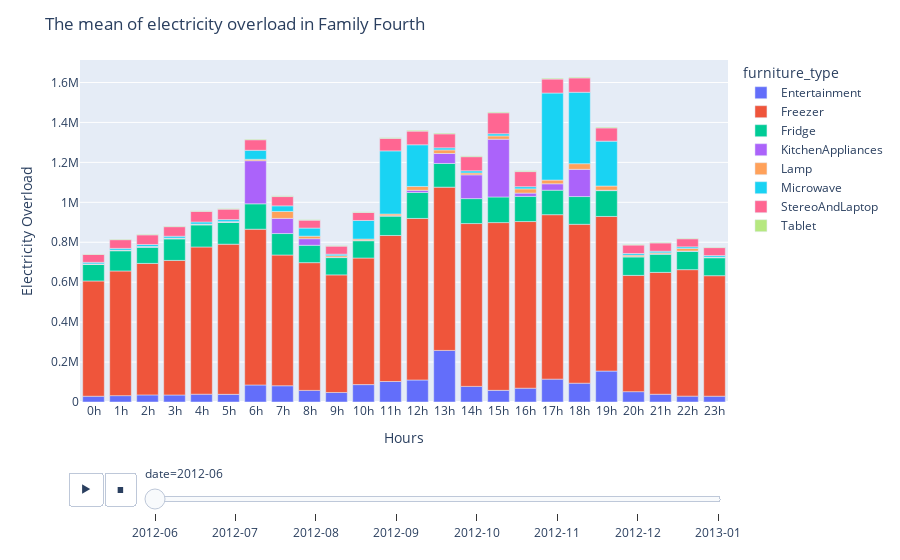

The notebook cell this image was saved under:
### Code cell
fig = px.bar(show_data, x='hours', y='overload', animation_frame='date', color='furniture_type')
fig.layout.title = 'The mean of electricity overload in Family Fourth'
fig.layout.yaxis.title = 'Electricity Overload'
fig.layout.xaxis.title = 'Hours'
fig.show()

### Figure 1 — Plotly figure (JSON) as saved in the notebook; plotly's stock layout.template omitted (floating-point values rounded to 4 significant figures)
{"data": [{"alignmentgroup": "True", "hovertemplate": "furniture_type=Entertainment<br>date=2012-06<br>hours=%{x}<br>overload=%{y}<extra></extra>", "legendgroup": "Entertainment", "marker": {"color": "#636efa", "pattern": {"shape": ""}}, "name": "Entertainment", "offsetgroup": "Entertainment", "orientation": "v", "showlegend": true, "textposition": "auto", "type": "bar", "x": ["0h", "1h", "2h", "3h", "4h", "5h", "6h", "7h", "8h", "9h", "10h", "11h", "12h", "13h", "14h", "15h", "16h", "17h", "18h", "19h", "20h", "21h", "22h", "23h"], "xaxis": "x", "y": [28960.0, 31850.0, 35570.0, 35090.0, 39050.0, 38390.0, 85260.0, 81380.0, 58070.0, 47680.0, 87150.0, 102600.0, 110200.0, 258300.0, 78160.0, 58390.0, 69080.0, 114500.0, 94200.0, 155000.0, 51730.0, 38860.0, 29330.0, 28990.0], "yaxis": "y"}, {"alignmentgroup": "True", "hovertemplate": "furniture_type=Freezer<br>date=2012-06<br>hours=%{x}<br>overload=%{y}<extra></extra>", "legendgroup": "Freezer", "marker": {"color": "#EF553B", "pattern": {"shape": ""}}, "name": "Freezer", "offsetgroup": "Freezer", "orientation": "v", "showlegend": true, "textposition": "auto", "type": "bar", "x": ["0h", "1h", "2h", "3h", "4h", "5h", "6h", "7h", "8h", "9h", "10h", "11h", "12h", "13h", "14h", "15h", "16h", "17h", "18h", "19h", "20h", "21h", "22h", "23h"], "xaxis": "x", "y": [577100.0, 624300.0, 658400.0, 674000.0, 737300.0, 751900.0, 780100.0, 654700.0, 639700.0, 588800.0, 633800.0, 731300.0, 809000.0, 817600.0, 815500.0, 840000.0, 834600.0, 823600.0, 795600.0, 774200.0, 582300.0, 610200.0, 633300.0, 603500.0], "yaxis": "y"}, {"alignmentgroup": "True", "hovertemplate": "furniture_type=Fridge<br>date=2012-06<br>hours=%{x}<br>overload=%{y}<extra></extra>", "legendgroup": "Fridge", "marker": {"color": "#00cc96", "pattern": {"shape": ""}}, "name": "Fridge", "offsetgroup": "Fridge", "orientation": "v", "showlegend": true, "textposition": "auto", "type": "bar", "x": ["0h", "1h", "2h", "3h", "4h", "5h", "6h", "7h", "8h", "9h", "10h", "11h", "12h", "13h", "14h", "15h", "16h", "17h", "18h", "19h", "20h", "21h", "22h", "23h"], "xaxis": "x", "y": [82480.0, 101100.0, 81160.0, 107800.0, 110400.0, 108700.0, 127000.0, 107500.0, 87010.0, 86580.0, 86670.0, 97050.0, 129900.0, 118600.0, 124900.0, 128300.0, 126000.0, 122600.0, 139000.0, 129300.0, 92480.0, 91230.0, 91930.0, 89870.0], "yaxis": "y"}, {"alignmentgroup": "True", "hovertemplate": "furniture_type=KitchenAppliances<br>date=2012-06<br>hours=%{x}<br>overload=%{y}<extra></extra>", "legendgroup": "KitchenAppliances", "marker": {"color": "#ab63fa", "pattern": {"shape": ""}}, "name": "KitchenAppliances", "offsetgroup": "KitchenAppliances", "orientation": "v", "showlegend": true, "textposition": "auto", "type": "bar", "x": ["0h", "1h", "2h", "3h", "4h", "5h", "6h", "7h", "8h", "9h", "10h", "11h", "12h", "13h", "14h", "15h", "16h", "17h", "18h", "19h", "20h", "21h", "22h", "23h"], "xaxis": "x", "y": [1454.0, 1613.0, 1795.0, 1785.0, 1970.0, 1929.0, 216000.0, 75940.0, 32970.0, 1444.0, 1504.0, 1805.0, 10910.0, 49880.0, 119000.0, 289400.0, 16440.0, 32080.0, 136200.0, 1974.0, 1527.0, 1490.0, 1541.0, 1492.0], "yaxis": "y"}, {"alignmentgroup": "True", "hovertemplate": "furniture_type=Lamp<br>date=2012-06<br>hours=%{x}<br>overload=%{y}<extra></extra>", "legendgroup": "Lamp", "marker": {"color": "#FFA15A", "pattern": {"shape": ""}}, "name": "Lamp", "offsetgroup": "Lamp", "orientation": "v", "showlegend": true, "textposition": "auto", "type": "bar", "x": ["0h", "1h", "2h", "3h", "4h", "5h", "6h", "7h", "8h", "9h", "10h", "11h", "12h", "13h", "14h", "15h", "16h", "17h", "18h", "19h", "20h", "21h", "22h", "23h"], "xaxis": "x", "y": [1673.0, 1824.0, 2007.0, 2024.0, 2161.0, 2134.0, 6929.0, 34730.0, 12750.0, 7831.0, 6817.0, 8553.0, 19310.0, 17970.0, 9431.0, 16530.0, 21260.0, 18760.0, 28350.0, 21070.0, 7381.0, 5371.0, 12850.0, 1622.0], "yaxis": "y"}, {"alignmentgroup": "True", "hovertemplate": "furniture_type=Microwave<br>date=2012-06<br>hours=%{x}<br>overload=%{y}<extra></extra>", "legendgroup": "Microwave", "marker": {"color": "#19d3f3", "pattern": {"shape": ""}}, "name": "Microwave", "offsetgroup": "Microwave", "orientation": "v", "showlegend": true, "textposition": "auto", "type": "bar", "x": ["0h", "1h", "2h", "3h", "4h", "5h", "6h", "7h", "8h", "9h", "10h", "11h", "12h", "13h", "14h", "15h", "16h", "17h", "18h", "19h", "20h", "21h", "22h", "23h"], "xaxis": "x", "y": [7839.0, 8617.0, 9597.0, 9423.0, 10600.0, 10410.0, 45240.0, 28070.0, 40460.0, 7981.0, 93020.0, 316200.0, 208700.0, 10520.0, 10650.0, 10720.0, 10760.0, 435700.0, 357600.0, 224700.0, 8202.0, 8005.0, 7991.0, 7920.0], "yaxis": "y"}, {"alignmentgroup": "True", "hovertemplate": "furniture_type=StereoAndLaptop<br>date=2012-06<br>hours=%{x}<br>overload=%{y}<extra></extra>", "legendgroup": "StereoAndLaptop", "marker": {"color": "#FF6692", "pattern": {"shape": ""}}, "name": "StereoAndLaptop", "offsetgroup": "StereoAndLaptop", "orientation": "v", "showlegend": true, "textposition": "auto", "type": "bar", "x": ["0h", "1h", "2h", "3h", "4h", "5h", "6h", "7h", "8h", "9h", "10h", "11h", "12h", "13h", "14h", "15h", "16h", "17h", "18h", "19h", "20h", "21h", "22h", "23h"], "xaxis": "x", "y": [39490.0, 43450.0, 48400.0, 47850.0, 53200.0, 52270.0, 52680.0, 46410.0, 39660.0, 40170.0, 40080.0, 62650.0, 68500.0, 69980.0, 70720.0, 105000.0, 75730.0, 70150.0, 71910.0, 66220.0, 42370.0, 41380.0, 40480.0, 39760.0], "yaxis": "y"}, {"alignmentgroup": "True", "hovertemplate": "furniture_type=Tablet<br>date=2012-06<br>hours=%{x}<br>overload=%{y}<extra></extra>", "legendgroup": "Tablet", "marker": {"color": "#B6E880", "pattern": {"shape": ""}}, "name": "Tablet", "offsetgroup": "Tablet", "orientation": "v", "showlegend": true, "textposition": "auto", "type": "bar", "x": ["0h", "1h", "2h", "3h", "4h", "5h", "6h", "7h", "8h", "9h", "10h", "11h", "12h", "13h", "14h", "15h", "16h", "17h", "18h", "19h", "20h", "21h", "22h", "23h"], "xaxis": "x", "y": [2403.0, 2918.0, 3034.0, 2927.0, 2969.0, 3222.0, 3588.0, 3832.0, 3003.0, 3026.0, 3136.0, 4004.0, 4227.0, 4320.0, 3993.0, 4146.0, 4156.0, 4228.0, 4066.0, 4039.0, 2987.0, 2899.0, 2936.0, 2652.0], "yaxis": "y"}], "layout": {"barmode": "relative", "legend": {"title": {"text": "furniture_type"}, "tracegroupgap": 0}, "margin": {"t": 60}, "sliders": [{"active": 0, "currentvalue": {"prefix": "date="}, "len": 0.9, "pad": {"b": 10, "t": 60}, "steps": [{"args": [["2012-06"], {"frame": {"duration": 0, "redraw": true}, "fromcurrent": true, "mode": "immediate", "transition": {"duration": 0, "easing": "linear"}}], "label": "2012-06", "method": "animate"}, {"args": [["2012-07"], {"frame": {"duration": 0, "redraw": true}, "fromcurrent": true, "mode": "immediate", "transition": {"duration": 0, "easing": "linear"}}], "label": "2012-07", "method": "animate"}, {"args": [["2012-08"], {"frame": {"duration": 0, "redraw": true}, "fromcurrent": true, "mode": "immediate", "transition": {"duration": 0, "easing": "linear"}}], "label": "2012-08", "method": "animate"}, {"args": [["2012-09"], {"frame": {"duration": 0, "redraw": true}, "fromcurrent": true, "mode": "immediate", "transition": {"duration": 0, "easing": "linear"}}], "label": "2012-09", "method": "animate"}, {"args": [["2012-10"], {"frame": {"duration": 0, "redraw": true}, "fromcurrent": true, "mode": "immediate", "transition": {"duration": 0, "easing": "linear"}}], "label": "2012-10", "method": "animate"}, {"args": [["2012-11"], {"frame": {"duration": 0, "redraw": true}, "fromcurrent": true, "mode": "immediate", "transition": {"duration": 0, "easing": "linear"}}], "label": "2012-11", "method": "animate"}, {"args": [["2012-12"], {"frame": {"duration": 0, "redraw": true}, "fromcurrent": true, "mode": "immediate", "transition": {"duration": 0, "easing": "linear"}}], "label": "2012-12", "method": "animate"}, {"args": [["2013-01"], {"frame": {"duration": 0, "redraw": true}, "fromcurrent": true, "mode": "immediate", "transition": {"duration": 0, "easing": "linear"}}], "label": "2013-01", "method": "animate"}], "x": 0.1, "xanchor": "left", "y": 0, "yanchor": "top"}], "title": {"text": "The mean of electricity overload in Family Fourth"}, "updatemenus": [{"buttons": [{"args": [null, {"frame": {"duration": 500, "redraw": true}, "fromcurrent": true, "mode": "immediate", "transition": {"duration": 500, "easing": "linear"}}], "label": "&#9654;", "method": "animate"}, {"args": [[null], {"frame": {"duration": 0, "redraw": true}, "fromcurrent": true, "mode": "immediate", "transition": {"duration": 0, "easing": "linear"}}], "label": "&#9724;", "method": "animate"}], "direction": "left", "pad": {"r": 10, "t": 70}, "showactive": false, "type": "buttons", "x": 0.1, "xanchor": "right", "y": 0, "yanchor": "top"}], "xaxis": {"anchor": "y", "domain": [0, 1], "title": {"text": "Hours"}}, "yaxis": {"anchor": "x", "domain": [0, 1], "title": {"text": "Electricity Overload"}}}}
